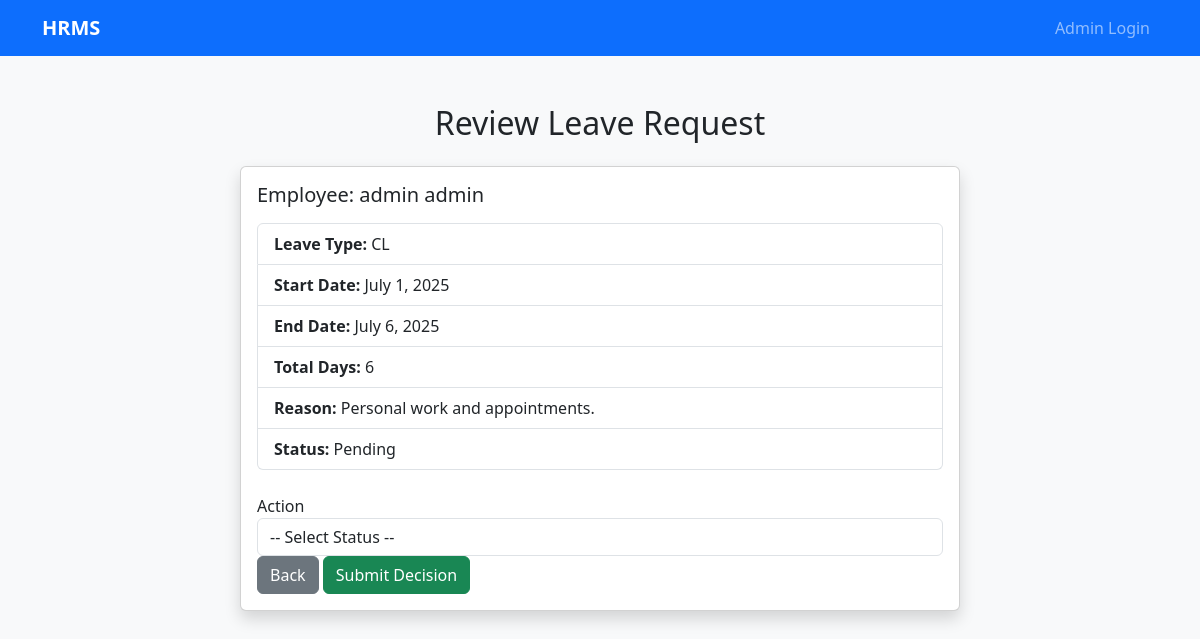
The app's page /departments/leave/approve/2/ (signed in) with its own data.
### departments/models.py (models this page shows, shortened)
class LeaveRequest(models.Model):
    LEAVE_TYPE_CHOICES = [
        ('PL', 'Privilege Leave'),
        ('CL', 'Casual Leave'),
        ('SL', 'Sick Leave'),
        ('LWP', 'Leave Without Pay'),
    ]
    STATUS_CHOICES = [
        ('Pending', 'Pending'),
        ('Approved', 'Approved'),
        ('Rejected', 'Rejected'),
    ]
    employee = models.ForeignKey(CustomUser, on_delete=models.CASCADE, related_name='leaves')
    leave_type = models.CharField(max_length=4, choices=LEAVE_TYPE_CHOICES)
    reason = models.CharField(max_length=200)
    start_date = models.DateField()
    end_date = models.DateField()
    total_days = models.IntegerField()
    status = models.CharField(max_length=10, choices=STATUS_CHOICES, default='Pending')
    approved_by = models.ForeignKey(CustomUser, on_delete=models.SET_NULL, null=True, blank=True, related_name='approved_leaves')
    applied_at = models.DateTimeField(auto_now_add=True)
    updated_at = models.DateTimeField(auto_now=True)

class CustomUser(AbstractUser):
    employee_id = models.AutoField(primary_key=True)
    mobile = models.CharField(max_length=100)
    dept = models.ForeignKey(Department, on_delete=models.SET_NULL, null=True, blank=True)
    role = models.ForeignKey(Role, on_delete=models.SET_NULL, null=True, blank=True)
    reporting_manager = models.ForeignKey(
        'self',
        on_delete=models.SET_NULL,
        null=True,
        blank=True,
        related_name='subordinates'
    )
    date_of_joining = models.DateField(null=True, blank=True)
    created_at = models.DateTimeField(auto_now_add=True)
    updated_at = models.DateTimeField(auto_now=True)
    REQUIRED_FIELDS = ['email', 'first_name', 'last_name']

### departments/views.py (the view, shortened to what this page needs)
# urls.py: path('leave/approve/<int:pk>/', views.approve_leave, name='approve_leave'),
@login_required
def approve_leave(request, pk):
    leave = get_object_or_404(LeaveRequest, pk=pk)
    return render(request, 'departments/approve_leave.html', {'leave': leave})

### templates/departments/approve_leave.html (shortened to what this page needs)
{% extends 'departments/base.html' %}
{% load static %}
{% block content %}
<div class="container mt-5">
    <h2 class="text-center mb-4">Review Leave Request</h2>
    <div class="row justify-content-center">
        <div class="col-md-8">
            <div class="card shadow">
                <div class="card-body">
                    <h5 class="mb-3">Employee: {{ leave.employee.first_name }} {{ leave.employee.last_name }}</h5>
                    <ul class="list-group mb-4">
                        <li class="list-group-item"><strong>Leave Type:</strong> {{ leave.leave_type }}</li>
                        <li class="list-group-item"><strong>Start Date:</strong> {{ leave.start_date }}</li>
                        <li class="list-group-item"><strong>End Date:</strong> {{ leave.end_date }}</li>
                        <li class="list-group-item"><strong>Total Days:</strong> {{ leave.total_days }}</li>
                        <li class="list-group-item"><strong>Reason:</strong> {{ leave.reason }}</li>
                        <li class="list-group-item"><strong>Status:</strong> {{ leave.status }}</li>
                    </ul>
                    <form method="post">
                        <div class="form-group">
                            <label for="status">Action</label>
                            <select name="status" class="form-control" required>
                                <option value="">-- Select Status --</option>
                            </select>
                        </div>
                        <div class="text-right">
                            <a href="{% url 'leave_approval_list' %}" class="btn btn-secondary">Back</a>
                            <button type="submit" class="btn btn-success">Submit Decision</button>
                        </div>
                    </form>
                </div>
            </div>
        </div>
    </div>
</div>
{% endblock %}

### templates/departments/base.html (style rules this page uses)
body { background-color: #f8f9fa; }

### records on screen
LeaveRequest: employee.first_name "admin", employee.last_name "admin", leave_type "CL", start_date "July 1, 2025", end_date "July 6, 2025", total_days "6", reason "Personal work and appointments.", status "Pending"
